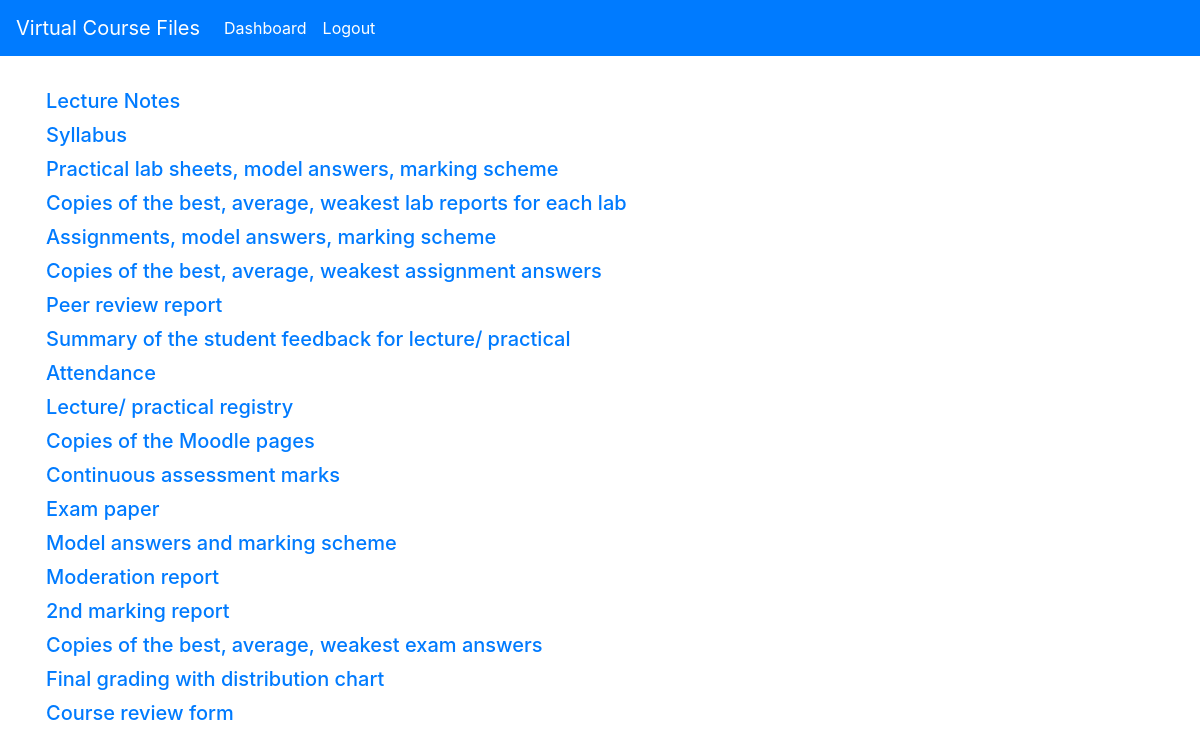
The page /FileDetails.php on the database its author committed.
### tables this page shows
CREATE TABLE IF NOT EXISTS `file_details` (
  `fid` int(11) NOT NULL AUTO_INCREMENT,
  `file_number` varchar(255) NOT NULL,
  `file_name` varchar(255) NOT NULL,
  PRIMARY KEY (`fid`),
  UNIQUE KEY `file_name` (`file_name`),
  UNIQUE KEY `file_number` (`file_number`)
);

### database/DBConnection.php (called while the page is built, shortened)
<?php
class Database{
	public function connect(){
		$server = "localhost";
		$username = "root";
		$password = "";
		$dbname = "cse";
	    $DBConnect = mysqli_connect($server,$username,$password,$dbname);
	    return $DBConnect;
    }
}
?>

### model/Filename.php (called while the page is built)
<?php
class Filename
{
    private $con;
    function __construct()
    {
        include_once("database/DBConnection.php");
        $db = new Database();
        $this->con = $db->connect();
    }
    public function getAllRecord($table)
    {
        $pre_stmt = $this->con->prepare("SELECT * FROM " . $table);
        $pre_stmt->execute() or die($this->con->error);
        $result = $pre_stmt->get_result();
        $rows = array();
        if ($result->num_rows > 0) {
            while ($row = $result->fetch_assoc()) {
                $rows[] = $row;
            }
            return $rows;
        }
        return "NO_DATA";
    }
}

### FileDetails.php (the view, shortened to what this page needs)
<?php require_once("database/DBConnection.php"); ?>
<?php include_once("includes/Header.php"); ?>
<?php include_once("model/Filename.php"); ?>
<?php
$var_value=$_GET['varname'];
$obj = new Filename();
$rows3 = $obj->getAllRecord("file_details");
?>
<div class="container align-content-center">
    <br>
    <table >
<?php
foreach ($rows3 as $rows) {
    ?>
            <tbody>
            <tr>
                <td>
                    <h5><a href="<?php echo "uploads/".$var_value."/".$rows["file_number"].".pdf" ?>" target="_blank"><?php echo $rows["file_name"] ?></a></h5>
                </td>
            </tr>
            </tbody>
    <?php
}
?>
    </table>
</div>
<?php
exit();
?>

### includes/Header.php (shortened to what this page needs)
<?php require_once("database/DBConnection.php"); ?>
<!DOCTYPE html>
<html lang="en">
<head>
    <link rel="stylesheet" href="public/bootstrap/css/bootstrap.min.css">
    <link rel="stylesheet" href="public/bootstrap/css/Style.css">
    <link rel="stylesheet" href="public/bootstrap/css/font-awesome.min.css">
</head>
<body>
<nav class="navbar navbar-expand-lg navbar-dark bg-primary">
    <a class="navbar-brand" href="VirtualCourseFiles.php">Virtual Course Files</a>
    <div class="collapse navbar-collapse" id="navbarNav">
        <ul class="navbar-nav">
            <li class="nav-item active">
                <a class="nav-link" href="Dashboard.php">Dashboard<span class="sr-only">(current)</span></a>
            </li>
            <li class="nav-item active">
                <a class="nav-link" href="#">Logout</a>
            </li>
        </ul>
    </div>
</nav>

### rows shown on the page
file_details: file_name "Lecture Notes"
file_details: file_name "Syllabus"
file_details: file_name "Practical lab sheets, model answers, marking scheme"
file_details: file_name "Copies of the best, average, weakest lab reports for each lab"
file_details: file_name "Assignments, model answers, marking scheme"
file_details: file_name "Copies of the best, average, weakest assignment answers"
file_details: file_name "Peer review report"
file_details: file_name "Summary of the student feedback for lecture/ practical"
file_details: file_name "Attendance"
file_details: file_name "Lecture/ practical registry"
file_details: file_name "Copies of the Moodle pages"
file_details: file_name "Continuous assessment marks"
file_details: file_name "Exam paper"
file_details: file_name "Model answers and marking scheme"
file_details: file_name "Moderation report"
file_details: file_name "2nd marking report"
file_details: file_name "Copies of the best, average, weakest exam answers"
file_details: file_name "Final grading with distribution chart"
file_details: file_name "Course review form"
